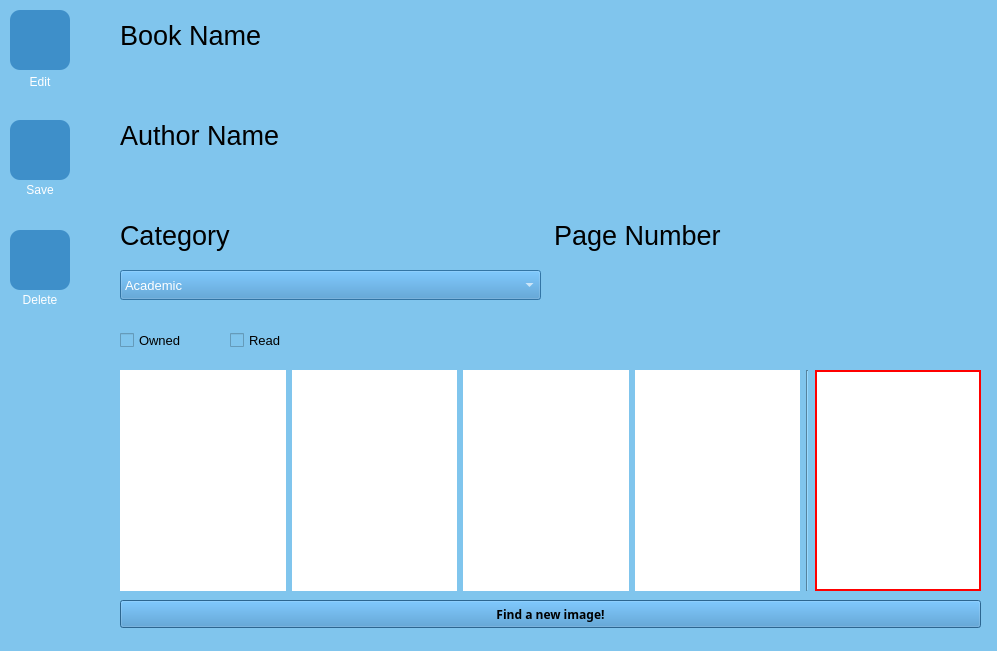
<?xml version="1.0" encoding="UTF-8"?>
<ui version="4.0">
 <class>bookDetailsWindow</class>
 <widget class="QWidget" name="bookDetailsWindow">
  <property name="geometry">
   <rect>
    <x>0</x>
    <y>0</y>
    <width>997</width>
    <height>651</height>
   </rect>
  </property>
  <property name="minimumSize">
   <size>
    <width>0</width>
    <height>0</height>
   </size>
  </property>
  <property name="windowTitle">
   <string>Book Details</string>
  </property>
  <property name="windowIcon">
   <iconset theme="media/Logo.ico">
    <normaloff>.</normaloff>.</iconset>
  </property>
  <property name="styleSheet">
   <string notr="true">background:#80c5ed;</string>
  </property>
  <widget class="QLabel" name="label">
   <property name="geometry">
    <rect>
     <x>120</x>
     <y>20</y>
     <width>861</width>
     <height>30</height>
    </rect>
   </property>
   <property name="font">
    <font>
     <pointsize>20</pointsize>
    </font>
   </property>
   <property name="text">
    <string>Book Name</string>
   </property>
  </widget>
  <widget class="QLabel" name="label_2">
   <property name="geometry">
    <rect>
     <x>120</x>
     <y>120</y>
     <width>861</width>
     <height>30</height>
    </rect>
   </property>
   <property name="font">
    <font>
     <pointsize>20</pointsize>
    </font>
   </property>
   <property name="text">
    <string>Author Name</string>
   </property>
  </widget>
  <widget class="QPushButton" name="editBut">
   <property name="geometry">
    <rect>
     <x>10</x>
     <y>10</y>
     <width>60</width>
     <height>60</height>
    </rect>
   </property>
   <property name="cursor">
    <cursorShape>PointingHandCursor</cursorShape>
   </property>
   <property name="styleSheet">
    <string notr="true">background:#3e8fc9;
border-radius:10px;</string>
   </property>
   <property name="text">
    <string/>
   </property>
   <property name="icon">
    <iconset>
     <normaloff>../../Atalib III/media/pencil.png</normaloff>../../Atalib III/media/pencil.png</iconset>
   </property>
   <property name="iconSize">
    <size>
     <width>45</width>
     <height>45</height>
    </size>
   </property>
  </widget>
  <widget class="QLineEdit" name="bookNameLabel">
   <property name="enabled">
    <bool>true</bool>
   </property>
   <property name="geometry">
    <rect>
     <x>120</x>
     <y>60</y>
     <width>861</width>
     <height>30</height>
    </rect>
   </property>
   <property name="font">
    <font>
     <family>Microsoft YaHei UI Light</family>
     <pointsize>10</pointsize>
     <italic>false</italic>
    </font>
   </property>
   <property name="cursor">
    <cursorShape>ArrowCursor</cursorShape>
   </property>
   <property name="styleSheet">
    <string notr="true">background:#80c5ed;
border:0px;</string>
   </property>
   <property name="text">
    <string/>
   </property>
   <property name="readOnly">
    <bool>true</bool>
   </property>
   <property name="clearButtonEnabled">
    <bool>false</bool>
   </property>
  </widget>
  <widget class="QLineEdit" name="authorLabel">
   <property name="geometry">
    <rect>
     <x>120</x>
     <y>160</y>
     <width>861</width>
     <height>30</height>
    </rect>
   </property>
   <property name="font">
    <font>
     <family>Microsoft YaHei UI Light</family>
     <pointsize>10</pointsize>
     <italic>false</italic>
    </font>
   </property>
   <property name="styleSheet">
    <string notr="true">background:#80c5ed;
border:0px;</string>
   </property>
   <property name="text">
    <string/>
   </property>
   <property name="readOnly">
    <bool>true</bool>
   </property>
  </widget>
  <widget class="QWidget" name="horizontalLayoutWidget">
   <property name="geometry">
    <rect>
     <x>120</x>
     <y>210</y>
     <width>861</width>
     <height>51</height>
    </rect>
   </property>
   <layout class="QHBoxLayout" name="horizontalLayout">
    <item>
     <widget class="QLabel" name="label_3">
      <property name="font">
       <font>
        <pointsize>20</pointsize>
       </font>
      </property>
      <property name="text">
       <string>Category</string>
      </property>
     </widget>
    </item>
    <item>
     <widget class="QLabel" name="label_4">
      <property name="font">
       <font>
        <pointsize>20</pointsize>
       </font>
      </property>
      <property name="text">
       <string>Page Number</string>
      </property>
     </widget>
    </item>
   </layout>
  </widget>
  <widget class="QLineEdit" name="pageLabel">
   <property name="geometry">
    <rect>
     <x>560</x>
     <y>270</y>
     <width>421</width>
     <height>30</height>
    </rect>
   </property>
   <property name="font">
    <font>
     <family>Microsoft YaHei UI Light</family>
     <pointsize>10</pointsize>
     <italic>false</italic>
    </font>
   </property>
   <property name="styleSheet">
    <string notr="true">background:#80c5ed;
border:0px;</string>
   </property>
   <property name="text">
    <string/>
   </property>
   <property name="readOnly">
    <bool>true</bool>
   </property>
  </widget>
  <widget class="QCheckBox" name="ownCheck">
   <property name="geometry">
    <rect>
     <x>120</x>
     <y>320</y>
     <width>91</width>
     <height>41</height>
    </rect>
   </property>
   <property name="font">
    <font>
     <family>Microsoft YaHei UI</family>
     <pointsize>10</pointsize>
    </font>
   </property>
   <property name="text">
    <string>Owned</string>
   </property>
  </widget>
  <widget class="QCheckBox" name="readCheck">
   <property name="geometry">
    <rect>
     <x>230</x>
     <y>320</y>
     <width>91</width>
     <height>41</height>
    </rect>
   </property>
   <property name="font">
    <font>
     <family>Microsoft YaHei UI</family>
     <pointsize>10</pointsize>
    </font>
   </property>
   <property name="text">
    <string>Read</string>
   </property>
  </widget>
  <widget class="QPushButton" name="saveBut">
   <property name="geometry">
    <rect>
     <x>10</x>
     <y>120</y>
     <width>60</width>
     <height>60</height>
    </rect>
   </property>
   <property name="cursor">
    <cursorShape>PointingHandCursor</cursorShape>
   </property>
   <property name="styleSheet">
    <string notr="true">background:#3e8fc9;
border-radius:10px;</string>
   </property>
   <property name="text">
    <string/>
   </property>
   <property name="icon">
    <iconset>
     <normaloff>../../Atalib III/media/save.png</normaloff>../../Atalib III/media/save.png</iconset>
   </property>
   <property name="iconSize">
    <size>
     <width>40</width>
     <height>40</height>
    </size>
   </property>
  </widget>
  <widget class="QPushButton" name="deleteBut">
   <property name="geometry">
    <rect>
     <x>10</x>
     <y>230</y>
     <width>60</width>
     <height>60</height>
    </rect>
   </property>
   <property name="cursor">
    <cursorShape>PointingHandCursor</cursorShape>
   </property>
   <property name="styleSheet">
    <string notr="true">background:#3e8fc9;
border-radius:10px;</string>
   </property>
   <property name="text">
    <string/>
   </property>
   <property name="icon">
    <iconset>
     <normaloff>../../Atalib III/media/trash.png</normaloff>../../Atalib III/media/trash.png</iconset>
   </property>
   <property name="iconSize">
    <size>
     <width>45</width>
     <height>45</height>
    </size>
   </property>
  </widget>
  <widget class="QLabel" name="label_6">
   <property name="geometry">
    <rect>
     <x>10</x>
     <y>72</y>
     <width>60</width>
     <height>20</height>
    </rect>
   </property>
   <property name="styleSheet">
    <string notr="true">color:white;</string>
   </property>
   <property name="text">
    <string>Edit</string>
   </property>
   <property name="alignment">
    <set>Qt::AlignCenter</set>
   </property>
  </widget>
  <widget class="QLabel" name="label_7">
   <property name="geometry">
    <rect>
     <x>10</x>
     <y>180</y>
     <width>60</width>
     <height>20</height>
    </rect>
   </property>
   <property name="styleSheet">
    <string notr="true">color:white;</string>
   </property>
   <property name="text">
    <string>Save</string>
   </property>
   <property name="alignment">
    <set>Qt::AlignCenter</set>
   </property>
  </widget>
  <widget class="QLabel" name="label_8">
   <property name="geometry">
    <rect>
     <x>10</x>
     <y>290</y>
     <width>60</width>
     <height>20</height>
    </rect>
   </property>
   <property name="styleSheet">
    <string notr="true">color:white;</string>
   </property>
   <property name="text">
    <string>Delete</string>
   </property>
   <property name="alignment">
    <set>Qt::AlignCenter</set>
   </property>
  </widget>
  <widget class="QComboBox" name="categoryCombo">
   <property name="enabled">
    <bool>false</bool>
   </property>
   <property name="geometry">
    <rect>
     <x>120</x>
     <y>270</y>
     <width>421</width>
     <height>30</height>
    </rect>
   </property>
   <property name="font">
    <font>
     <family>Microsoft YaHei UI</family>
     <pointsize>10</pointsize>
    </font>
   </property>
   <property name="autoFillBackground">
    <bool>false</bool>
   </property>
   <property name="styleSheet">
    <string notr="true">background:#3e8fc9;
color:white;</string>
   </property>
   <property name="editable">
    <bool>false</bool>
   </property>
   <item>
    <property name="text">
     <string>Academic</string>
    </property>
   </item>
   <item>
    <property name="text">
     <string>Art</string>
    </property>
   </item>
   <item>
    <property name="text">
     <string>Biography</string>
    </property>
   </item>
   <item>
    <property name="text">
     <string>Business</string>
    </property>
   </item>
   <item>
    <property name="text">
     <string>Economics</string>
    </property>
   </item>
   <item>
    <property name="text">
     <string>History</string>
    </property>
   </item>
   <item>
    <property name="text">
     <string>Law</string>
    </property>
   </item>
   <item>
    <property name="text">
     <string>Novel</string>
    </property>
   </item>
   <item>
    <property name="text">
     <string>Personal Evolution</string>
    </property>
   </item>
   <item>
    <property name="text">
     <string>Philosophy</string>
    </property>
   </item>
   <item>
    <property name="text">
     <string>Poetry</string>
    </property>
   </item>
   <item>
    <property name="text">
     <string>Politics</string>
    </property>
   </item>
   <item>
    <property name="text">
     <string>Religion</string>
    </property>
   </item>
   <item>
    <property name="text">
     <string>Science</string>
    </property>
   </item>
   <item>
    <property name="text">
     <string>Turkish Literature</string>
    </property>
   </item>
   <item>
    <property name="text">
     <string>World Literature</string>
    </property>
   </item>
  </widget>
  <widget class="QWidget" name="horizontalLayoutWidget_2">
   <property name="geometry">
    <rect>
     <x>120</x>
     <y>370</y>
     <width>861</width>
     <height>221</height>
    </rect>
   </property>
   <layout class="QHBoxLayout" name="horizontalLayout_2">
    <item>
     <widget class="QLabel" name="cover1Label">
      <property name="styleSheet">
       <string notr="true">background: white;</string>
      </property>
      <property name="text">
       <string/>
      </property>
     </widget>
    </item>
    <item>
     <widget class="QLabel" name="cover2Label">
      <property name="styleSheet">
       <string notr="true">background: white;</string>
      </property>
      <property name="text">
       <string/>
      </property>
     </widget>
    </item>
    <item>
     <widget class="QLabel" name="cover3Label">
      <property name="styleSheet">
       <string notr="true">background: white;</string>
      </property>
      <property name="text">
       <string/>
      </property>
     </widget>
    </item>
    <item>
     <widget class="QLabel" name="cover4Label">
      <property name="styleSheet">
       <string notr="true">background: white;</string>
      </property>
      <property name="text">
       <string/>
      </property>
     </widget>
    </item>
    <item>
     <widget class="Line" name="line">
      <property name="orientation">
       <enum>Qt::Vertical</enum>
      </property>
     </widget>
    </item>
    <item>
     <widget class="QLabel" name="selectedCoverLabel">
      <property name="styleSheet">
       <string notr="true">background: white;
border: 2px solid red;</string>
      </property>
      <property name="text">
       <string/>
      </property>
     </widget>
    </item>
   </layout>
  </widget>
  <widget class="QPushButton" name="findCoverBut">
   <property name="geometry">
    <rect>
     <x>120</x>
     <y>600</y>
     <width>861</width>
     <height>28</height>
    </rect>
   </property>
   <property name="font">
    <font>
     <family>Yu Gothic UI Semibold</family>
     <weight>75</weight>
     <bold>true</bold>
    </font>
   </property>
   <property name="styleSheet">
    <string notr="true">background: #3e8fc9;</string>
   </property>
   <property name="text">
    <string>Find a new image!</string>
   </property>
  </widget>
 </widget>
 <resources/>
 <connections/>
</ui>
